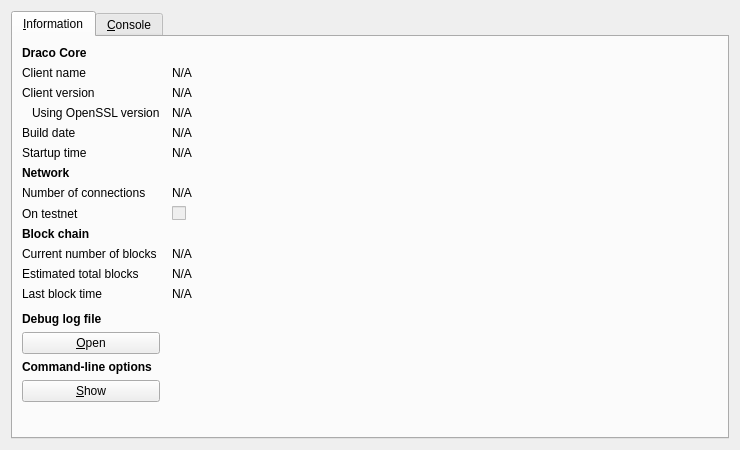
<?xml version="1.0" encoding="UTF-8"?>
<ui version="4.0">
 <class>RPCConsole</class>
 <widget class="QDialog" name="RPCConsole">
  <property name="geometry">
   <rect>
    <x>0</x>
    <y>0</y>
    <width>740</width>
    <height>450</height>
   </rect>
  </property>
  <property name="windowTitle">
   <string>Draco - Debug window</string>
  </property>
  <layout class="QVBoxLayout" name="verticalLayout_2">
   <item>
    <widget class="QTabWidget" name="tabWidget">
     <property name="currentIndex">
      <number>0</number>
     </property>
     <widget class="QWidget" name="tab_info">
      <attribute name="title">
       <string>&amp;Information</string>
      </attribute>
      <layout class="QGridLayout" name="gridLayout" columnstretch="0,1">
       <property name="horizontalSpacing">
        <number>12</number>
       </property>
       <item row="0" column="0">
        <widget class="QLabel" name="label_9">
         <property name="font">
          <font>
           <weight>75</weight>
           <bold>true</bold>
          </font>
         </property>
         <property name="text">
          <string>Draco Core</string>
         </property>
        </widget>
       </item>
       <item row="1" column="0">
        <widget class="QLabel" name="label_5">
         <property name="text">
          <string>Client name</string>
         </property>
        </widget>
       </item>
       <item row="1" column="1">
        <widget class="QLabel" name="clientName">
         <property name="cursor">
          <cursorShape>IBeamCursor</cursorShape>
         </property>
         <property name="text">
          <string>N/A</string>
         </property>
         <property name="textFormat">
          <enum>Qt::PlainText</enum>
         </property>
         <property name="textInteractionFlags">
          <set>Qt::LinksAccessibleByMouse|Qt::TextSelectableByKeyboard|Qt::TextSelectableByMouse</set>
         </property>
        </widget>
       </item>
       <item row="2" column="0">
        <widget class="QLabel" name="label_6">
         <property name="text">
          <string>Client version</string>
         </property>
        </widget>
       </item>
       <item row="2" column="1">
        <widget class="QLabel" name="clientVersion">
         <property name="cursor">
          <cursorShape>IBeamCursor</cursorShape>
         </property>
         <property name="text">
          <string>N/A</string>
         </property>
         <property name="textFormat">
          <enum>Qt::PlainText</enum>
         </property>
         <property name="textInteractionFlags">
          <set>Qt::LinksAccessibleByMouse|Qt::TextSelectableByKeyboard|Qt::TextSelectableByMouse</set>
         </property>
        </widget>
       </item>
       <item row="3" column="0">
        <widget class="QLabel" name="label_14">
         <property name="text">
          <string>Using OpenSSL version</string>
         </property>
         <property name="indent">
          <number>10</number>
         </property>
        </widget>
       </item>
       <item row="3" column="1">
        <widget class="QLabel" name="openSSLVersion">
         <property name="cursor">
          <cursorShape>IBeamCursor</cursorShape>
         </property>
         <property name="text">
          <string>N/A</string>
         </property>
         <property name="textFormat">
          <enum>Qt::PlainText</enum>
         </property>
         <property name="textInteractionFlags">
          <set>Qt::LinksAccessibleByMouse|Qt::TextSelectableByKeyboard|Qt::TextSelectableByMouse</set>
         </property>
        </widget>
       </item>
       <item row="4" column="0">
        <widget class="QLabel" name="label_12">
         <property name="text">
          <string>Build date</string>
         </property>
        </widget>
       </item>
       <item row="4" column="1">
        <widget class="QLabel" name="buildDate">
         <property name="cursor">
          <cursorShape>IBeamCursor</cursorShape>
         </property>
         <property name="text">
          <string>N/A</string>
         </property>
         <property name="textFormat">
          <enum>Qt::PlainText</enum>
         </property>
         <property name="textInteractionFlags">
          <set>Qt::LinksAccessibleByMouse|Qt::TextSelectableByKeyboard|Qt::TextSelectableByMouse</set>
         </property>
        </widget>
       </item>
       <item row="5" column="0">
        <widget class="QLabel" name="label_13">
         <property name="text">
          <string>Startup time</string>
         </property>
        </widget>
       </item>
       <item row="5" column="1">
        <widget class="QLabel" name="startupTime">
         <property name="cursor">
          <cursorShape>IBeamCursor</cursorShape>
         </property>
         <property name="text">
          <string>N/A</string>
         </property>
         <property name="textFormat">
          <enum>Qt::PlainText</enum>
         </property>
         <property name="textInteractionFlags">
          <set>Qt::LinksAccessibleByMouse|Qt::TextSelectableByKeyboard|Qt::TextSelectableByMouse</set>
         </property>
        </widget>
       </item>
       <item row="6" column="0">
        <widget class="QLabel" name="label_11">
         <property name="font">
          <font>
           <weight>75</weight>
           <bold>true</bold>
          </font>
         </property>
         <property name="text">
          <string>Network</string>
         </property>
        </widget>
       </item>
       <item row="7" column="0">
        <widget class="QLabel" name="label_7">
         <property name="text">
          <string>Number of connections</string>
         </property>
        </widget>
       </item>
       <item row="7" column="1">
        <widget class="QLabel" name="numberOfConnections">
         <property name="cursor">
          <cursorShape>IBeamCursor</cursorShape>
         </property>
         <property name="text">
          <string>N/A</string>
         </property>
         <property name="textFormat">
          <enum>Qt::PlainText</enum>
         </property>
         <property name="textInteractionFlags">
          <set>Qt::LinksAccessibleByMouse|Qt::TextSelectableByKeyboard|Qt::TextSelectableByMouse</set>
         </property>
        </widget>
       </item>
       <item row="8" column="0">
        <widget class="QLabel" name="label_8">
         <property name="text">
          <string>On testnet</string>
         </property>
        </widget>
       </item>
       <item row="8" column="1">
        <widget class="QCheckBox" name="isTestNet">
         <property name="enabled">
          <bool>false</bool>
         </property>
         <property name="text">
          <string/>
         </property>
        </widget>
       </item>
       <item row="9" column="0">
        <widget class="QLabel" name="label_10">
         <property name="font">
          <font>
           <weight>75</weight>
           <bold>true</bold>
          </font>
         </property>
         <property name="text">
          <string>Block chain</string>
         </property>
        </widget>
       </item>
       <item row="10" column="0">
        <widget class="QLabel" name="label_3">
         <property name="text">
          <string>Current number of blocks</string>
         </property>
        </widget>
       </item>
       <item row="10" column="1">
        <widget class="QLabel" name="numberOfBlocks">
         <property name="cursor">
          <cursorShape>IBeamCursor</cursorShape>
         </property>
         <property name="text">
          <string>N/A</string>
         </property>
         <property name="textFormat">
          <enum>Qt::PlainText</enum>
         </property>
         <property name="textInteractionFlags">
          <set>Qt::LinksAccessibleByMouse|Qt::TextSelectableByKeyboard|Qt::TextSelectableByMouse</set>
         </property>
        </widget>
       </item>
       <item row="11" column="0">
        <widget class="QLabel" name="label_4">
         <property name="text">
          <string>Estimated total blocks</string>
         </property>
        </widget>
       </item>
       <item row="11" column="1">
        <widget class="QLabel" name="totalBlocks">
         <property name="cursor">
          <cursorShape>IBeamCursor</cursorShape>
         </property>
         <property name="text">
          <string>N/A</string>
         </property>
         <property name="textFormat">
          <enum>Qt::PlainText</enum>
         </property>
         <property name="textInteractionFlags">
          <set>Qt::LinksAccessibleByMouse|Qt::TextSelectableByKeyboard|Qt::TextSelectableByMouse</set>
         </property>
        </widget>
       </item>
       <item row="12" column="0">
        <widget class="QLabel" name="label_2">
         <property name="text">
          <string>Last block time</string>
         </property>
        </widget>
       </item>
       <item row="12" column="1">
        <widget class="QLabel" name="lastBlockTime">
         <property name="cursor">
          <cursorShape>IBeamCursor</cursorShape>
         </property>
         <property name="text">
          <string>N/A</string>
         </property>
         <property name="textFormat">
          <enum>Qt::PlainText</enum>
         </property>
         <property name="textInteractionFlags">
          <set>Qt::LinksAccessibleByMouse|Qt::TextSelectableByKeyboard|Qt::TextSelectableByMouse</set>
         </property>
        </widget>
       </item>
       <item row="13" column="0">
        <spacer name="verticalSpacer_2">
         <property name="orientation">
          <enum>Qt::Vertical</enum>
         </property>
         <property name="sizeHint" stdset="0">
          <size>
           <width>20</width>
           <height>20</height>
          </size>
         </property>
        </spacer>
       </item>
       <item row="14" column="0">
        <widget class="QLabel" name="labelDebugLogfile">
         <property name="font">
          <font>
           <weight>75</weight>
           <bold>true</bold>
          </font>
         </property>
         <property name="text">
          <string>Debug log file</string>
         </property>
        </widget>
       </item>
       <item row="15" column="0">
        <widget class="QPushButton" name="openDebugLogfileButton">
         <property name="toolTip">
          <string>Open the Draco debug log file from the current data directory. This can take a few seconds for large log files.</string>
         </property>
         <property name="text">
          <string>&amp;Open</string>
         </property>
         <property name="autoDefault">
          <bool>false</bool>
         </property>
        </widget>
       </item>
       <item row="16" column="0">
        <widget class="QLabel" name="labelCLOptions">
         <property name="font">
          <font>
           <weight>75</weight>
           <bold>true</bold>
          </font>
         </property>
         <property name="text">
          <string>Command-line options</string>
         </property>
        </widget>
       </item>
       <item row="17" column="0">
        <widget class="QPushButton" name="showCLOptionsButton">
         <property name="toolTip">
          <string>Show the Draco-Qt help message to get a list with possible Draco command-line options.</string>
         </property>
         <property name="text">
          <string>&amp;Show</string>
         </property>
         <property name="autoDefault">
          <bool>false</bool>
         </property>
        </widget>
       </item>
       <item row="18" column="0">
        <spacer name="verticalSpacer">
         <property name="orientation">
          <enum>Qt::Vertical</enum>
         </property>
         <property name="sizeHint" stdset="0">
          <size>
           <width>20</width>
           <height>40</height>
          </size>
         </property>
        </spacer>
       </item>
      </layout>
     </widget>
     <widget class="QWidget" name="tab_console">
      <attribute name="title">
       <string>&amp;Console</string>
      </attribute>
      <layout class="QVBoxLayout" name="verticalLayout_3">
       <property name="spacing">
        <number>3</number>
       </property>
       <item>
        <widget class="QTextEdit" name="messagesWidget">
         <property name="minimumSize">
          <size>
           <width>0</width>
           <height>100</height>
          </size>
         </property>
         <property name="readOnly">
          <bool>true</bool>
         </property>
         <property name="tabKeyNavigation" stdset="0">
          <bool>false</bool>
         </property>
         <property name="columnCount" stdset="0">
          <number>2</number>
         </property>
        </widget>
       </item>
       <item>
        <layout class="QHBoxLayout" name="horizontalLayout">
         <property name="spacing">
          <number>3</number>
         </property>
         <item>
          <widget class="QLabel" name="label">
           <property name="text">
            <string notr="true">&gt;</string>
           </property>
          </widget>
         </item>
         <item>
          <widget class="QLineEdit" name="lineEdit"/>
         </item>
         <item>
          <widget class="QPushButton" name="clearButton">
           <property name="maximumSize">
            <size>
             <width>24</width>
             <height>24</height>
            </size>
           </property>
           <property name="toolTip">
            <string>Clear console</string>
           </property>
           <property name="text">
            <string/>
           </property>
           <property name="icon">
            <iconset resource="../bitcoin.qrc">
             <normaloff>:/icons/remove</normaloff>:/icons/remove</iconset>
           </property>
           <property name="shortcut">
            <string notr="true">Ctrl+L</string>
           </property>
           <property name="autoDefault">
            <bool>false</bool>
           </property>
          </widget>
         </item>
        </layout>
       </item>
      </layout>
     </widget>
    </widget>
   </item>
  </layout>
 </widget>
 <resources>
  <include location="../bitcoin.qrc"/>
 </resources>
 <connections/>
</ui>
